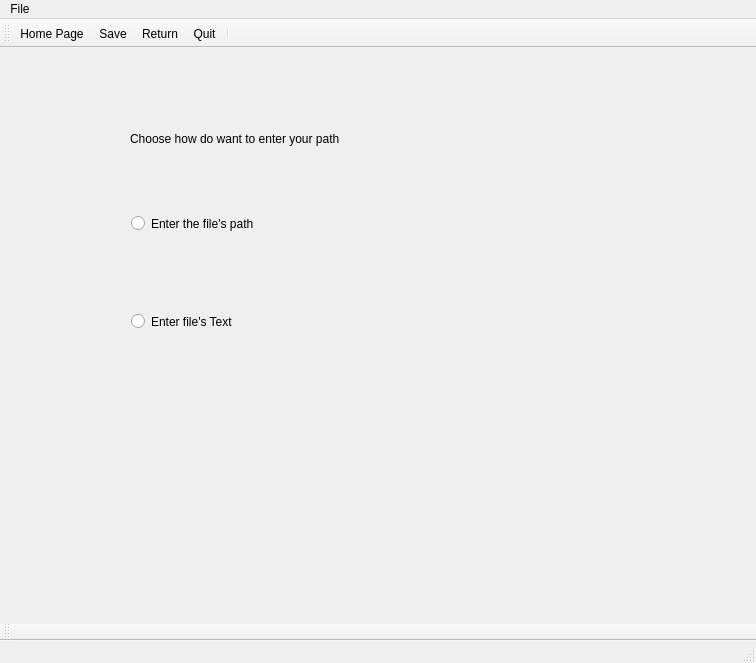
<?xml version="1.0" encoding="UTF-8"?>
<ui version="4.0">
 <class>MainWindow</class>
 <widget class="QMainWindow" name="MainWindow">
  <property name="geometry">
   <rect>
    <x>0</x>
    <y>0</y>
    <width>756</width>
    <height>663</height>
   </rect>
  </property>
  <property name="cursor">
   <cursorShape>ArrowCursor</cursorShape>
  </property>
  <property name="windowTitle">
   <string>MainWindow</string>
  </property>
  <widget class="QWidget" name="centralwidget">
   <widget class="QStackedWidget" name="stackedWidget">
    <property name="geometry">
     <rect>
      <x>10</x>
      <y>10</y>
      <width>741</width>
      <height>581</height>
     </rect>
    </property>
    <property name="currentIndex">
     <number>0</number>
    </property>
    <widget class="QWidget" name="page">
     <widget class="QLabel" name="label">
      <property name="geometry">
       <rect>
        <x>120</x>
        <y>40</y>
        <width>499</width>
        <height>81</height>
       </rect>
      </property>
      <property name="text">
       <string>Choose how do want to enter your path</string>
      </property>
     </widget>
     <widget class="QRadioButton" name="radioButton">
      <property name="geometry">
       <rect>
        <x>121</x>
        <y>243</y>
        <width>231</width>
        <height>41</height>
       </rect>
      </property>
      <property name="text">
       <string>Enter file's Text</string>
      </property>
     </widget>
     <widget class="QRadioButton" name="radioButton_2">
      <property name="geometry">
       <rect>
        <x>121</x>
        <y>150</y>
        <width>271</width>
        <height>31</height>
       </rect>
      </property>
      <property name="text">
       <string>Enter the file's path</string>
      </property>
     </widget>
    </widget>
    <widget class="QWidget" name="page_2">
     <widget class="QWidget" name="layoutWidget_2">
      <property name="geometry">
       <rect>
        <x>10</x>
        <y>50</y>
        <width>711</width>
        <height>111</height>
       </rect>
      </property>
      <layout class="QGridLayout" name="gridLayout_2">
       <item row="0" column="1">
        <widget class="QPushButton" name="pushButton">
         <property name="text">
          <string>Browse</string>
         </property>
        </widget>
       </item>
       <item row="0" column="0">
        <layout class="QFormLayout" name="formLayout">
         <item row="0" column="0">
          <widget class="QLabel" name="label_2">
           <property name="text">
            <string>Enter The Path</string>
           </property>
          </widget>
         </item>
         <item row="0" column="1">
          <widget class="QLineEdit" name="lineEdit"/>
         </item>
        </layout>
       </item>
      </layout>
     </widget>
     <widget class="QPushButton" name="pushButton_11">
      <property name="geometry">
       <rect>
        <x>530</x>
        <y>170</y>
        <width>91</width>
        <height>31</height>
       </rect>
      </property>
      <property name="text">
       <string>OK</string>
      </property>
     </widget>
    </widget>
    <widget class="QWidget" name="page_3">
     <widget class="QLabel" name="label_3">
      <property name="geometry">
       <rect>
        <x>20</x>
        <y>30</y>
        <width>291</width>
        <height>31</height>
       </rect>
      </property>
      <property name="text">
       <string>Enter your file as a text</string>
      </property>
     </widget>
     <widget class="QTextEdit" name="textEdit">
      <property name="geometry">
       <rect>
        <x>20</x>
        <y>60</y>
        <width>671</width>
        <height>261</height>
       </rect>
      </property>
     </widget>
     <widget class="QPushButton" name="pushButton_2">
      <property name="geometry">
       <rect>
        <x>560</x>
        <y>330</y>
        <width>81</width>
        <height>31</height>
       </rect>
      </property>
      <property name="text">
       <string>OK</string>
      </property>
     </widget>
    </widget>
    <widget class="QWidget" name="page_4">
     <widget class="QTextBrowser" name="textBrowser">
      <property name="geometry">
       <rect>
        <x>10</x>
        <y>10</y>
        <width>681</width>
        <height>321</height>
       </rect>
      </property>
     </widget>
     <widget class="QWidget" name="layoutWidget">
      <property name="geometry">
       <rect>
        <x>20</x>
        <y>358</y>
        <width>661</width>
        <height>161</height>
       </rect>
      </property>
      <layout class="QGridLayout" name="gridLayout">
       <item row="0" column="0">
        <widget class="QPushButton" name="pushButton_3">
         <property name="text">
          <string>Detecting Errors</string>
         </property>
        </widget>
       </item>
       <item row="0" column="1">
        <widget class="QPushButton" name="pushButton_4">
         <property name="text">
          <string>Correcting Errors</string>
         </property>
        </widget>
       </item>
       <item row="0" column="2">
        <widget class="QPushButton" name="pushButton_5">
         <property name="text">
          <string>Prettifying</string>
         </property>
        </widget>
       </item>
       <item row="1" column="0">
        <widget class="QPushButton" name="pushButton_9">
         <property name="text">
          <string>Converting to JSON</string>
         </property>
        </widget>
       </item>
       <item row="1" column="1">
        <widget class="QPushButton" name="pushButton_6">
         <property name="text">
          <string>Minifying</string>
         </property>
        </widget>
       </item>
       <item row="1" column="2">
        <widget class="QPushButton" name="pushButton_8">
         <property name="text">
          <string>Decompressing</string>
         </property>
        </widget>
       </item>
       <item row="2" column="0">
        <widget class="QPushButton" name="pushButton_7">
         <property name="text">
          <string>Compressing</string>
         </property>
        </widget>
       </item>
       <item row="2" column="1">
        <widget class="QPushButton" name="pushButton_10">
         <property name="text">
          <string>PushButton</string>
         </property>
        </widget>
       </item>
       <item row="2" column="2">
        <widget class="QPushButton" name="pushButton_12">
         <property name="text">
          <string>PushButton</string>
         </property>
        </widget>
       </item>
      </layout>
     </widget>
    </widget>
   </widget>
  </widget>
  <widget class="QStatusBar" name="statusbar"/>
  <widget class="QMenuBar" name="menubar">
   <property name="geometry">
    <rect>
     <x>0</x>
     <y>0</y>
     <width>756</width>
     <height>24</height>
    </rect>
   </property>
   <widget class="QMenu" name="menufile">
    <property name="title">
     <string>File</string>
    </property>
    <addaction name="actionHome_Page"/>
    <addaction name="actionSave"/>
    <addaction name="actionReturn"/>
    <addaction name="actionQuit"/>
   </widget>
   <addaction name="menufile"/>
  </widget>
  <widget class="QToolBar" name="toolBar">
   <property name="windowTitle">
    <string>toolBar</string>
   </property>
   <attribute name="toolBarArea">
    <enum>BottomToolBarArea</enum>
   </attribute>
   <attribute name="toolBarBreak">
    <bool>false</bool>
   </attribute>
  </widget>
  <widget class="QToolBar" name="toolBar_2">
   <property name="windowTitle">
    <string>toolBar_2</string>
   </property>
   <attribute name="toolBarArea">
    <enum>TopToolBarArea</enum>
   </attribute>
   <attribute name="toolBarBreak">
    <bool>false</bool>
   </attribute>
   <addaction name="actionHome_Page"/>
   <addaction name="actionSave"/>
   <addaction name="actionReturn"/>
   <addaction name="actionQuit"/>
   <addaction name="separator"/>
  </widget>
  <action name="actionHome_Page">
   <property name="icon">
    <iconset resource="Resource.qrc">
     <normaloff>:/rec/icons/icons8-home-48.png</normaloff>:/rec/icons/icons8-home-48.png</iconset>
   </property>
   <property name="text">
    <string>Home Page</string>
   </property>
  </action>
  <action name="actionSave">
   <property name="icon">
    <iconset resource="Resource.qrc">
     <normaloff>:/rec/icons/icons8-save-94.png</normaloff>:/rec/icons/icons8-save-94.png</iconset>
   </property>
   <property name="text">
    <string>Save</string>
   </property>
  </action>
  <action name="actionReturn">
   <property name="icon">
    <iconset resource="Resource.qrc">
     <normaloff>:/rec/icons/icons8-go-back-48.png</normaloff>:/rec/icons/icons8-go-back-48.png</iconset>
   </property>
   <property name="text">
    <string>Return</string>
   </property>
  </action>
  <action name="actionQuit">
   <property name="icon">
    <iconset resource="Resource.qrc">
     <normaloff>:/rec/icons/icons8-close-window-94.png</normaloff>:/rec/icons/icons8-close-window-94.png</iconset>
   </property>
   <property name="text">
    <string>Quit</string>
   </property>
  </action>
 </widget>
 <resources>
  <include location="Resource.qrc"/>
 </resources>
 <connections/>
</ui>
